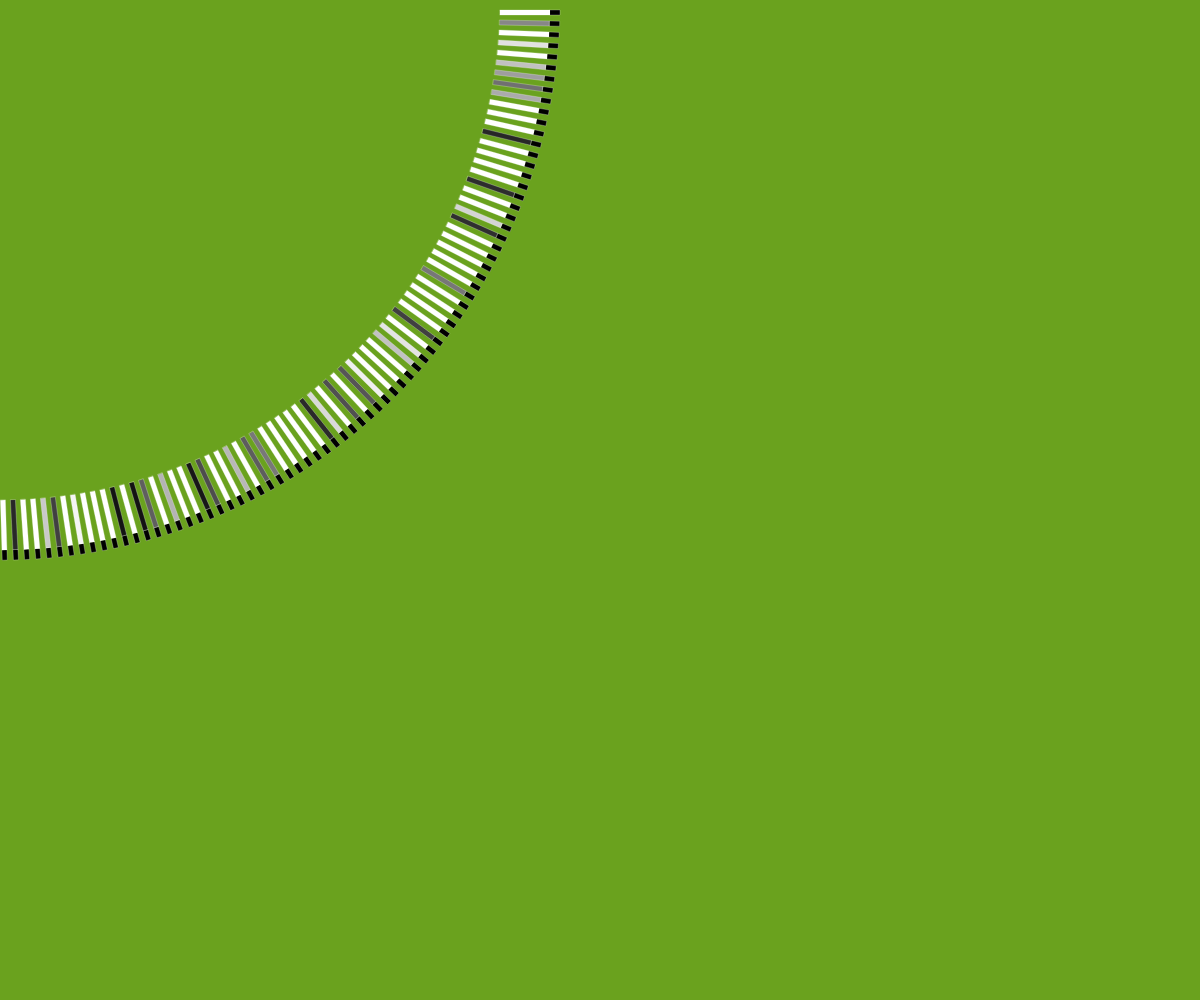
Frame 1 (no input)
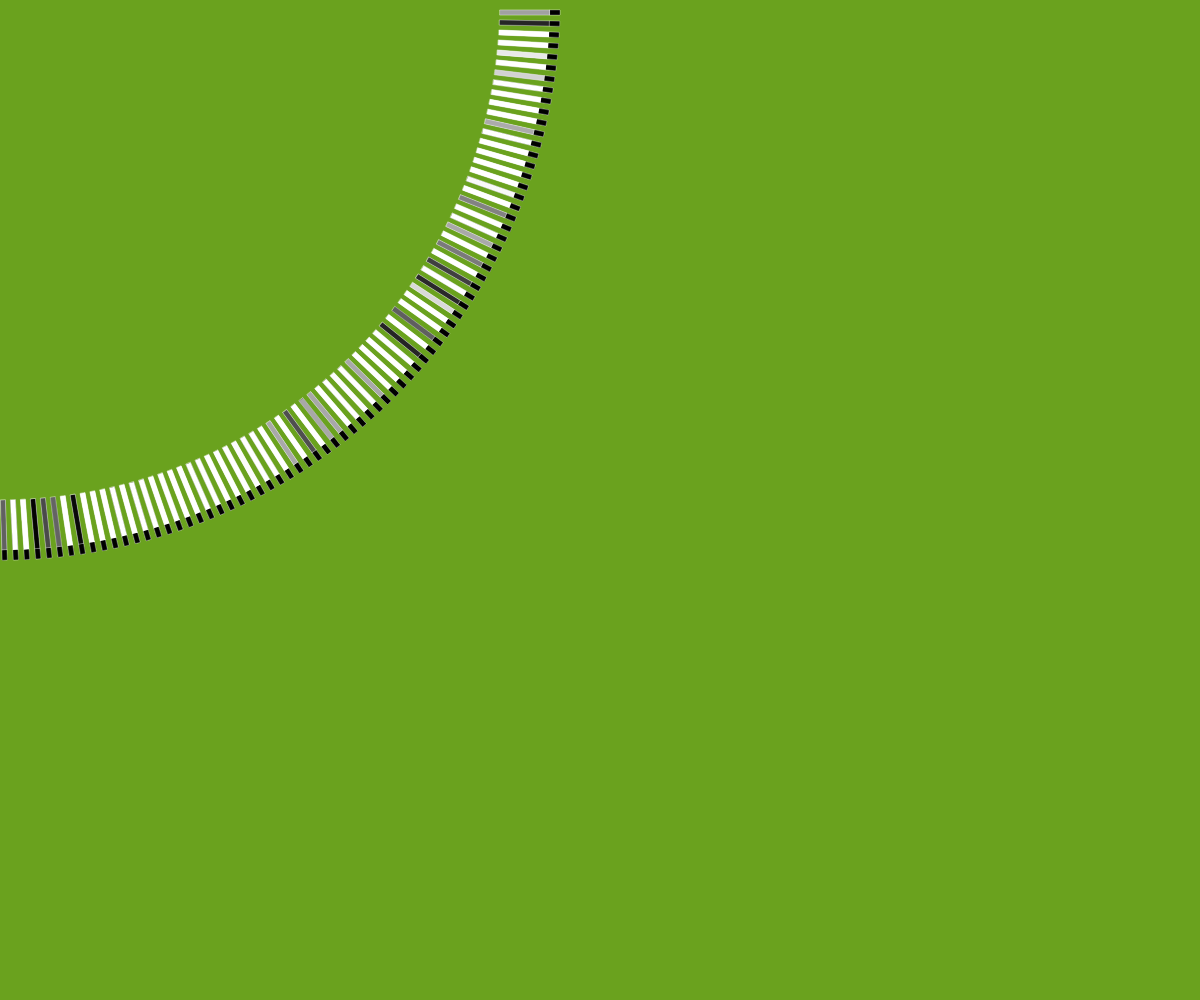
Frame 2 (the mouse pressed at the canvas centre, redrawn once)

The p5.js sketch that drew these frames (run headless with seeded random() and noise() and a simulated clock; the mouse was pressed at the canvas centre and the sketch redrawn once):

// p5.js sketch
// ── sketch.js
function setup() {
    createCanvas(windowWidth, windowHeight);
    background("#6AA21E");
    colorMode(HSB);
    // smooth();
    noLoop();
}

function draw(){
    noFill();
    strokeWeight(.25);
    stroke(255, 100);

    for (i = 0;i < 300; i+=3) {
        fill(random(255));
        rect(height/2,10,50, 5);

        fill(255, 0, 0);
        rect(height/2+50,10,10, 5);

        rotate(0.02);
      // ellipse(width/2 + i, height/2-i, 100+i*5, 100-i*5);
    }
}
